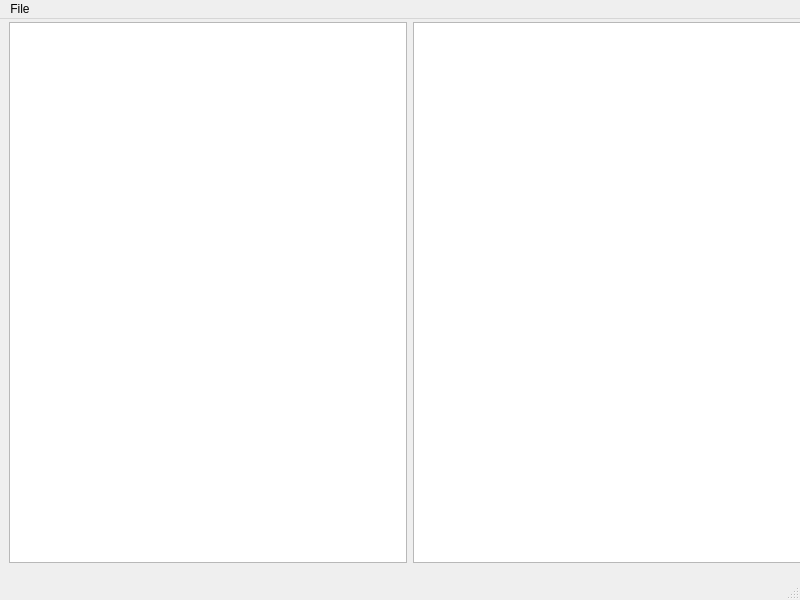
<?xml version="1.0" encoding="UTF-8"?>
<ui version="4.0">
 <class>MainWindow</class>
 <widget class="QMainWindow" name="MainWindow">
  <property name="geometry">
   <rect>
    <x>0</x>
    <y>0</y>
    <width>800</width>
    <height>600</height>
   </rect>
  </property>
  <property name="windowTitle">
   <string>MainWindow</string>
  </property>
  <widget class="QWidget" name="centralwidget">
   <widget class="QWidget" name="">
    <property name="geometry">
     <rect>
      <x>9</x>
      <y>3</y>
      <width>801</width>
      <height>541</height>
     </rect>
    </property>
    <layout class="QHBoxLayout" name="horizontalLayout">
     <item>
      <widget class="QListWidget" name="listWidget"/>
     </item>
     <item>
      <widget class="QTextBrowser" name="textBrowser"/>
     </item>
    </layout>
   </widget>
  </widget>
  <widget class="QMenuBar" name="menubar">
   <property name="geometry">
    <rect>
     <x>0</x>
     <y>0</y>
     <width>800</width>
     <height>25</height>
    </rect>
   </property>
   <widget class="QMenu" name="menuFile">
    <property name="title">
     <string>File</string>
    </property>
    <addaction name="actionAdd_text"/>
   </widget>
   <addaction name="menuFile"/>
  </widget>
  <widget class="QStatusBar" name="statusbar"/>
  <action name="actionAdd_text">
   <property name="text">
    <string>Add text</string>
   </property>
  </action>
 </widget>
 <resources/>
 <connections/>
</ui>
